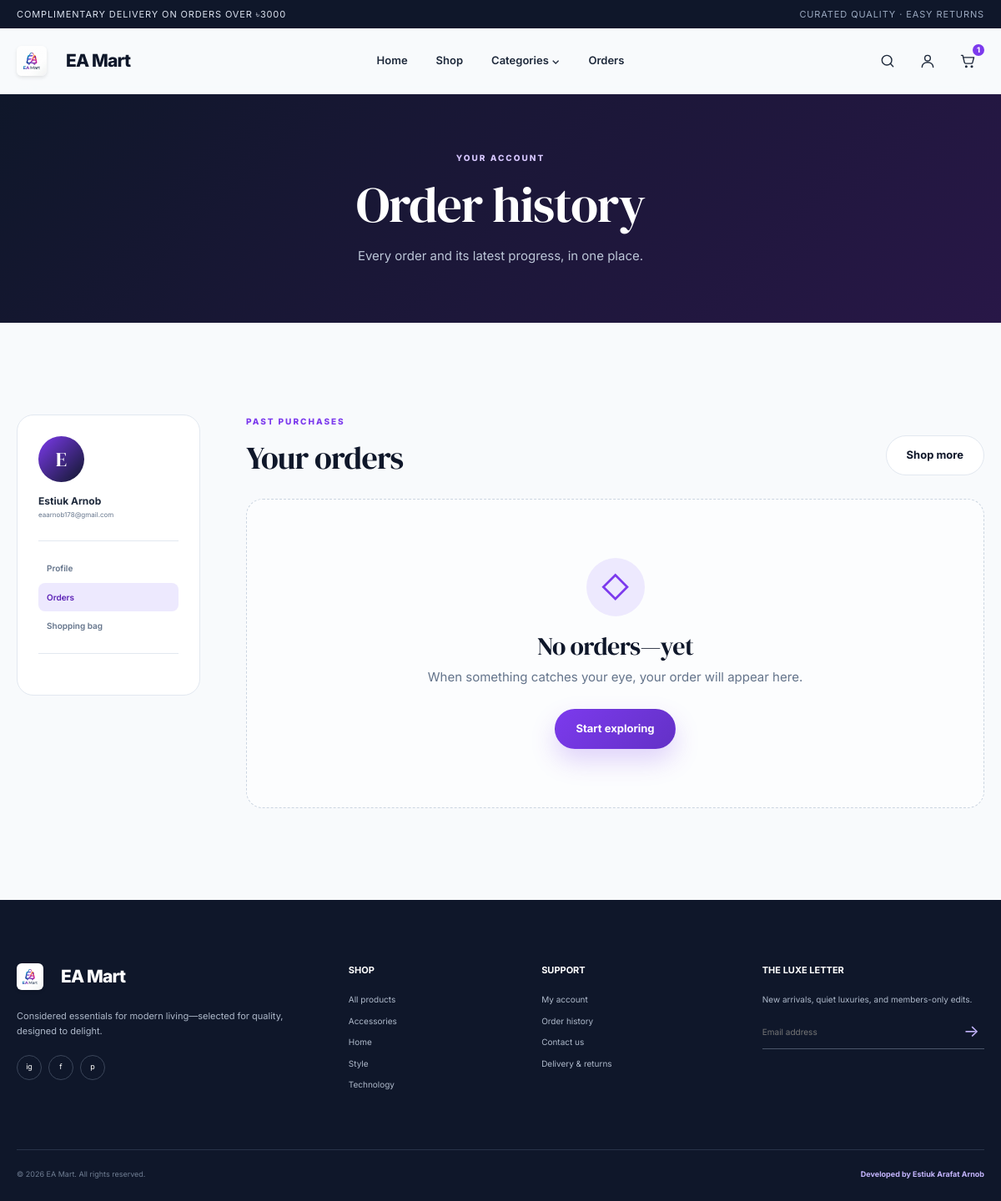
Page /account/orders/ (signed in) on the committed database.
### shop/models.py (models this page shows, shortened)
class Category(models.Model):
    name = models.CharField(max_length=100, unique=True)
    slug = models.SlugField(max_length=120, unique=True)
    image = models.ImageField(upload_to="categories/", blank=True)
    image_url = models.URLField(blank=True)
    created_at = models.DateTimeField(auto_now_add=True)
    class Meta:
        ordering = ["name"]
        verbose_name_plural = "Categories"
    def get_absolute_url(self):
        return f"{reverse('shop:product_list')}?category={self.slug}"

### shop/views.py (the view)
# urls.py: path("account/orders/", views.order_history, name="order_history"),
@login_required
def order_history(request):
    orders = request.user.orders.prefetch_related("items")
    return render(request, "shop/order_history.html", {"orders": orders})

### shop/cart.py (called while the page is built, shortened)
def ensure_session_key(request):
    if not request.session.session_key:
        request.session.create()
    return request.session.session_key

def merge_guest_cart(user, session_key):
    if not session_key:
        return Cart.objects.get_or_create(user=user, defaults={"session_key": ""})[0]
    with transaction.atomic():
        user_cart, _ = Cart.objects.select_for_update().get_or_create(user=user, defaults={"session_key": ""})
        guest_cart = (
            Cart.objects.select_for_update()
            .filter(user__isnull=True, session_key=session_key)
            .first()
        )
        if not guest_cart or guest_cart.pk == user_cart.pk:
            return user_cart

def get_cart(request):
    session_key = ensure_session_key(request)
    if request.user.is_authenticated:
        return merge_guest_cart(request.user, session_key)
    cart, _ = Cart.objects.get_or_create(user=None, session_key=session_key)
    return cart

### shop/context_processors.py (called while the page is built)
def store_context(request):
    cart = get_cart(request)
    return {
        "nav_categories": Category.objects.all()[:6],
        "cart_item_count": cart.item_count,
        "free_delivery_threshold": FREE_DELIVERY_THRESHOLD,
    }

### shop/models.py (called while the page is built)
    @property
    def item_count(self):
        return sum(item.quantity for item in self.items.all())

### templates/shop/order_history.html (shortened to what this page needs)
{% extends "base.html" %}
{% block content %}
<section class="page-hero compact-hero"><div class="container"><span class="kicker kicker-light">Your account</span><h1>Order history</h1><p>Every order and its latest progress, in one place.</p></div></section>
<section class="section account-section"><div class="container account-shell">
    <aside class="account-nav"><div class="account-avatar">{{ user.first_name|first|default:user.username|first|upper }}</div><div><strong>{{ user.get_full_name|default:user.username }}</strong><small>{{ user.email }}</small></div><nav><a href="{% url 'shop:profile' %}">Profile</a><a class="active" href="{% url 'shop:order_history' %}">Orders</a><a href="{% url 'shop:cart_detail' %}">Shopping bag</a></nav></aside>
    <div class="account-content"><div class="account-title"><div><span class="kicker">Past purchases</span><h2>Your orders</h2></div><a class="btn btn-secondary" href="{% url 'shop:product_list' %}">Shop more</a></div>
        {% if orders %}<div class="orders-list">{% for order in orders %}<a class="order-row" href="{{ order.get_absolute_url }}"><div><small>Order</small><strong>{{ order.order_number }}</strong></div><div><small>Placed</small><strong>{{ order.created_at|date:"d M Y" }}</strong></div><div><small>Total</small><strong>৳{{ order.grand_total|floatformat:0 }}</strong></div><div>{% include "components/order_status.html" %}</div><span class="row-arrow">→</span></a>{% endfor %}</div>{% else %}<div class="empty-state"><span class="empty-icon">◇</span><h2>No orders—yet</h2><p>When something catches your eye, your order will appear here.</p><a class="btn btn-primary" href="{% url 'shop:product_list' %}">Start exploring</a></div>{% endif %}
    </div>
</div></section>
{% endblock %}

### templates/base.html (shortened to what this page needs)
{% load static %}
<!doctype html>
<html lang="en">
<head>
    <link rel="stylesheet" href="{% static 'css/style.css' %}">
</head>
<body>
    <div class="announcement">
        <div class="container announcement-inner">
            <span>Complimentary delivery on orders over ৳{{ free_delivery_threshold|floatformat:0 }}</span>
            <span class="announcement-side">Curated quality · Easy returns</span>
        </div>
    </div>
    <header class="site-header" data-header>
        <div class="container nav-shell">
            <a class="brand" href="{% url 'shop:home' %}" aria-label="EA Mart home" style="display: flex; align-items: center;">
                <img src="{% static 'images/logo.png' %}" alt="EA" style="height: 36px; width: auto; border-radius: 6px; margin-right: 12px; box-shadow: 0 2px 4px rgba(0,0,0,0.1);">
                <span>EA Mart</span>
            </a>
            <nav class="main-nav" aria-label="Primary navigation" data-main-nav>
                <a href="{% url 'shop:home' %}">Home</a>
                <a href="{% url 'shop:product_list' %}">Shop</a>
                <div class="nav-dropdown">
                    <button type="button">Categories <span aria-hidden="true">⌄</span></button>
                </div>
                {% if user.is_authenticated %}
                    <a href="{% url 'shop:order_history' %}">Orders</a>
                {% endif %}
            </nav>
            <div class="nav-actions">
                <button class="icon-button search-trigger" type="button" aria-label="Open search" data-search-open>
                    <svg viewBox="0 0 24 24" aria-hidden="true"><circle cx="11" cy="11" r="7"></circle><path d="m20 20-4-4"></path></svg>
                </button>
                {% if user.is_authenticated %}
                    <a class="icon-button" href="{% url 'shop:profile' %}" aria-label="Your profile">
                        <svg viewBox="0 0 24 24" aria-hidden="true"><circle cx="12" cy="8" r="4"></circle><path d="M4 21c0-4 3.6-7 8-7s8 3 8 7"></path></svg>
                    </a>
                {% else %}
                    <a class="icon-button" href="{% url 'shop:login' %}" aria-label="Log in">
                        <svg viewBox="0 0 24 24" aria-hidden="true"><circle cx="12" cy="8" r="4"></circle><path d="M4 21c0-4 3.6-7 8-7s8 3 8 7"></path></svg>
                    </a>
                {% endif %}
                <a class="icon-button cart-button" href="{% url 'shop:cart_detail' %}" aria-label="Cart with {{ cart_item_count }} items">
                    <svg viewBox="0 0 24 24" aria-hidden="true"><path d="M3 4h2l2.4 10.2a2 2 0 0 0 2 1.5h7.8a2 2 0 0 0 1.9-1.4L21 7H6"></path><circle cx="10" cy="20" r="1"></circle><circle cx="18" cy="20" r="1"></circle></svg>
                    <span class="cart-count" data-cart-count>{{ cart_item_count }}</span>
                </a>
            </div>
        </div>
    </header>
    <main id="main-content">
        {% block content %}{% endblock %}
    </main>
    <footer class="site-footer">
        <div class="container footer-grid">
            <div class="footer-brand">
                <a class="brand brand-light" href="{% url 'shop:home' %}" style="display: flex; align-items: center;"><img src="{% static 'images/logo.png' %}" alt="EA" style="height: 32px; width: auto; border-radius: 6px; margin-right: 10px; box-shadow: 0 2px 4px rgba(0,0,0,0.1);"><span>EA Mart</span></a>
                <p>Considered essentials for modern living—selected for quality, designed to delight.</p>
                <div class="social-links" aria-label="Social links">
                    <a href="#" aria-label="Instagram">ig</a>
                    <a href="#" aria-label="Facebook">f</a>
                    <a href="#" aria-label="Pinterest">p</a>
                </div>
            </div>
            <div>
                <h3>Shop</h3>
                <a href="{% url 'shop:product_list' %}">All products</a>
                {% for category in nav_categories|slice:":4" %}<a href="{{ category.get_absolute_url }}">{{ category.name }}</a>{% endfor %}
            </div>
            <div>
                <h3>Support</h3>
                <a href="{% url 'shop:profile' %}">My account</a>
                <a href="{% url 'shop:order_history' %}">Order history</a>
                <a href="mailto:support@eamart.local">Contact us</a>
                <a href="#">Delivery & returns</a>
            </div>
            <div class="newsletter">
                <h3>The Luxe Letter</h3>
                <p>New arrivals, quiet luxuries, and members-only edits.</p>
                <form data-newsletter-form>
                    <input id="newsletter-email" type="email" placeholder="Email address" required>
                    <button type="submit" aria-label="Subscribe">→</button>
                </form>
            </div>
        </div>
        <div class="container footer-bottom">
            <span>© {% now "Y" %} EA Mart. All rights reserved.</span>
            <strong>Developed by Estiuk Arafat Arnob</strong>
        </div>
    </footer>
</body>
</html>

### rows in the picture
Category: name "Accessories"
Category: name "Home"
Category: name "Style"
Category: name "Technology"

### other values in the picture
{{ free_delivery_threshold|floatformat:0 }} "3000"
{{ cart_item_count }} "1"
{{ user.first_name|first|default:user.username|first|upper }} "E"
{{ user.get_full_name|default:user.username }} "Estiuk Arnob"
{{ user.email }} "eaarnob178@gmail.com"
